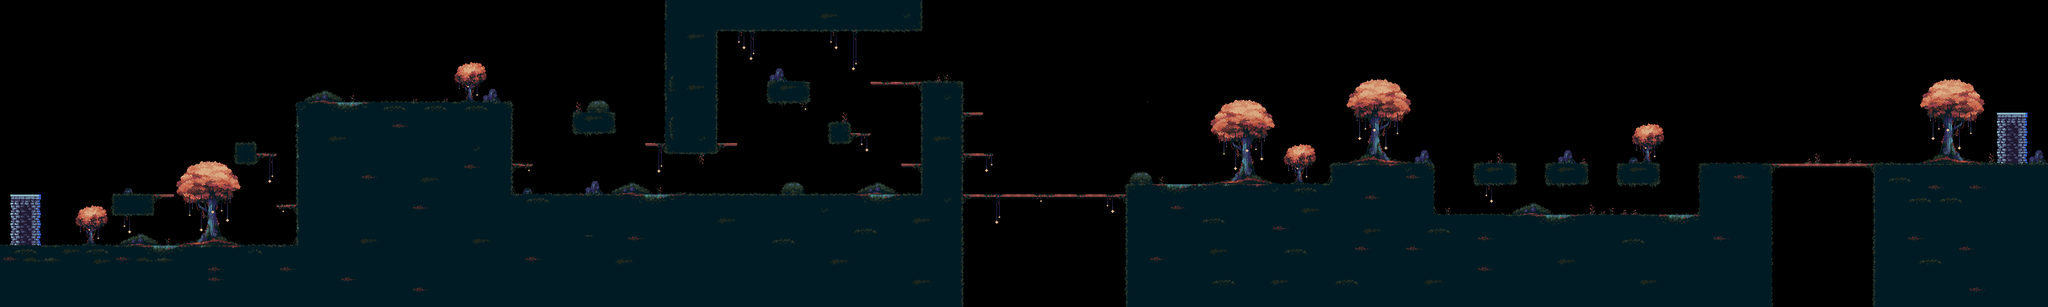

Rendered tile map (Tiled .tmx) drawn with the repository's tilesets; below, a short description and the map source with its tile grids summarised:
An orthogonal 200x30 tile map with 16x16 px tiles, 3 tile layers (layer01, layer02, layer03), 2 tilesets and 73 objects (32x obstacle, 23x invisible_obstacle, 15x knight, player, tips, ...).

<map version="1.8" tiledversion="1.8.4" orientation="orthogonal" renderorder="right-down" width="200" height="30" tilewidth="16" tileheight="16" infinite="0" nextlayerid="5" nextobjectid="80">
 <tileset firstgid="1" source="../tsx/stringstar_tileset.tsx" />
 <tileset firstgid="199" source="../tsx/forest_tileset.tsx" />
 <layer id="1" name="layer01" width="200" height="30">
  <data>[6000 cells, 2851 non-empty, 161 distinct tile ids]</data>
 </layer>
 <layer id="2" name="layer02" width="200" height="30">
  <data>[6000 cells, 520 non-empty, 148 distinct tile ids]</data>
 </layer>
 <layer id="3" name="layer03" width="200" height="30">
  <data>[6000 cells, 0 non-empty, 0 distinct tile ids]</data>
 </layer>
 <objectgroup id="4" name="objects">
  <object id="1" name="obstacle" x="0" y="384.5" width="467.5" height="34.8333" />
  <object id="2" name="obstacle" x="466" y="161.25" width="331.833" height="259" />
  <object id="3" name="obstacle" x="0.416667" y="183.25" width="3.63636" height="201" />
  <object id="4" name="obstacle" x="177.455" y="305.273" width="60.7614" height="29" />
  <object id="5" name="obstacle" x="238.214" y="305.273" width="33.125" height="3.75" />
  <object id="6" name="obstacle" x="432.688" y="321" width="33.125" height="3.75" />
  <object id="7" name="obstacle" x="397.563" y="241.125" width="33.125" height="3.75" />
  <object id="8" name="obstacle" x="369.801" y="225.58" width="28" height="26.875" />
  <object id="9" name="obstacle" x="797.938" y="257" width="33.125" height="3.75" />
  <object id="10" name="obstacle" x="797.847" y="305.504" width="643.458" height="111.75" />
  <object id="11" name="obstacle" x="897.619" y="177.943" width="60.3977" height="27.75" />
  <object id="12" name="obstacle" x="1009.02" y="225.188" width="33.125" height="3.75" />
  <object id="13" name="obstacle" x="1042.14" y="0.0851449" width="75.4583" height="237.25" />
  <object id="14" name="obstacle" x="1117.78" y="224.898" width="33.125" height="3.75" />
  <object id="15" name="obstacle" x="1408.94" y="257.146" width="33.125" height="3.75" />
  <object id="16" name="obstacle" x="1325.75" y="209.125" width="33.125" height="3.75" />
  <object id="17" name="obstacle" x="1361.31" y="129.25" width="78.5795" height="3.75" />
  <object id="18" name="obstacle" x="1501.56" y="177.125" width="33.125" height="3.75" />
  <object id="19" name="obstacle" x="1501.81" y="241.25" width="48.875" height="3.75" />
  <object id="20" name="obstacle" x="1117.57" y="1.625" width="320.409" height="43.5625" />
  <object id="21" name="obstacle" x="1441.98" y="130.167" width="60.25" height="349.375" />
  <object id="22" name="obstacle" x="1502.35" y="305.125" width="259.125" height="170.75" />
  <object id="23" name="obstacle" x="1761.69" y="289.875" width="319.792" height="186.083" />
  <object id="24" name="obstacle" x="2082.69" y="257.958" width="154.625" height="213.833" />
  <object id="25" name="obstacle" x="2237.47" y="338.004" width="419.155" height="115.083" />
  <object id="26" name="obstacle" x="2658.23" y="257.883" width="540.458" height="196.053" />
  <object id="28" name="obstacle" x="2530.52" y="258.042" width="59.625" height="27.875" />
  <object id="29" name="obstacle" x="2418.31" y="258.188" width="59.625" height="27.875" />
  <object id="31" name="obstacle" x="2306.1" y="258.131" width="59.625" height="27.875" />
  <object id="32" name="obstacle" x="3195.68" y="56.5" width="3.63636" height="201" />
  <object id="33" name="obstacle" x="1202.35" y="130.125" width="59.3447" height="27.7083" />
  <object id="35" name="obstacle" x="1298.54" y="194.854" width="27.3447" height="26.8333" />
  <object id="36" name="player01" type="player" x="26.67" y="320.667" width="13.3333" height="13.6667" />
  <object id="37" name="knight01" type="knight" x="191.333" y="264.667" width="14" height="14" />
  <object id="39" name="knight01" type="knight" x="372.167" y="348.167" width="14" height="14" />
  <object id="40" name="invisible_obstacle" x="157.333" y="257.333" width="13.3333" height="44" />
  <object id="41" name="invisible_obstacle" x="276" y="257.333" width="13.3333" height="44" />
  <object id="42" name="invisible_obstacle" x="271.333" y="337" width="13.3333" height="44" />
  <object id="43" name="invisible_obstacle" x="430.333" y="336.5" width="13.3333" height="44" />
  <object id="44" name="invisible_obstacle" x="474" y="108.833" width="13.3333" height="44" />
  <object id="45" name="invisible_obstacle" x="779.333" y="110.667" width="13.3333" height="44" />
  <object id="46" name="knight01" type="knight" x="528.333" y="95.6667" width="14" height="14" />
  <object id="47" name="knight02" type="knight" x="658.333" y="111" width="14" height="14" />
  <object id="48" name="invisible_obstacle" x="877.333" y="131.5" width="13.3333" height="44" />
  <object id="49" name="invisible_obstacle" x="963.333" y="132" width="13.3333" height="44" />
  <object id="50" name="knight02" type="knight" x="912.333" y="126.333" width="14" height="14" />
  <object id="51" name="invisible_obstacle" x="845.333" y="251.333" width="13.3333" height="44" />
  <object id="52" name="invisible_obstacle" x="1018" y="253.333" width="13.3333" height="44" />
  <object id="54" name="knight02" type="knight" x="896.333" y="263.667" width="14" height="14" />
  <object id="55" name="invisible_obstacle" x="1389.33" y="259" width="13.3333" height="44" />
  <object id="56" name="knight02" type="knight" x="1124" y="261" width="14" height="14" />
  <object id="57" name="knight02" type="knight" x="1306" y="247" width="14" height="14" />
  <object id="58" name="invisible_obstacle" x="1187" y="85.3333" width="13.3333" height="44" />
  <object id="59" name="invisible_obstacle" x="1266.5" y="85.8333" width="13.3333" height="44" />
  <object id="60" name="knight02" type="knight" x="1172.5" y="61" width="14" height="14" />
  <object id="61" name="knight03" type="knight" x="1574" y="269" width="14" height="14" />
  <object id="62" name="invisible_obstacle" x="1805.33" y="237" width="13.3333" height="44" />
  <object id="63" name="invisible_obstacle" x="2034.33" y="237" width="13.3333" height="44" />
  <object id="64" name="knight02" type="knight" x="1898" y="245" width="14" height="14" />
  <object id="65" name="invisible_obstacle" x="2315.33" y="292" width="13.3333" height="44" />
  <object id="66" name="invisible_obstacle" x="2569.33" y="289" width="13.3333" height="44" />
  <object id="67" name="knight02" type="knight" x="2319" y="226.667" width="14" height="14" />
  <object id="68" name="invisible_obstacle" x="2511.33" y="208" width="13.3333" height="44" />
  <object id="69" name="invisible_obstacle" x="2599.33" y="209" width="13.3333" height="44" />
  <object id="70" name="knight03" type="knight" x="2371" y="296.5" width="14" height="14" />
  <object id="71" name="knight03" type="knight" x="2543" y="219.667" width="14" height="14" />
  <object id="72" name="invisible_obstacle" x="2284.67" y="208" width="13.3333" height="44" />
  <object id="73" name="invisible_obstacle" x="2370" y="209.333" width="13.3333" height="44" />
  <object id="74" name="knight03" type="knight" x="2835" y="237" width="14" height="14" />
  <object id="75" name="invisible_obstacle" x="2679.33" y="207" width="13.3333" height="44" />
  <object id="76" name="invisible_obstacle" x="2999.33" y="206" width="13.3333" height="44" />
  <object id="77" name="tips" x="5.33333" y="272.667" width="88.6667" height="110" />
  <object id="79" name="exit" x="3120.17" y="182.625" width="47" height="74.75" />
 </objectgroup>
</map>
